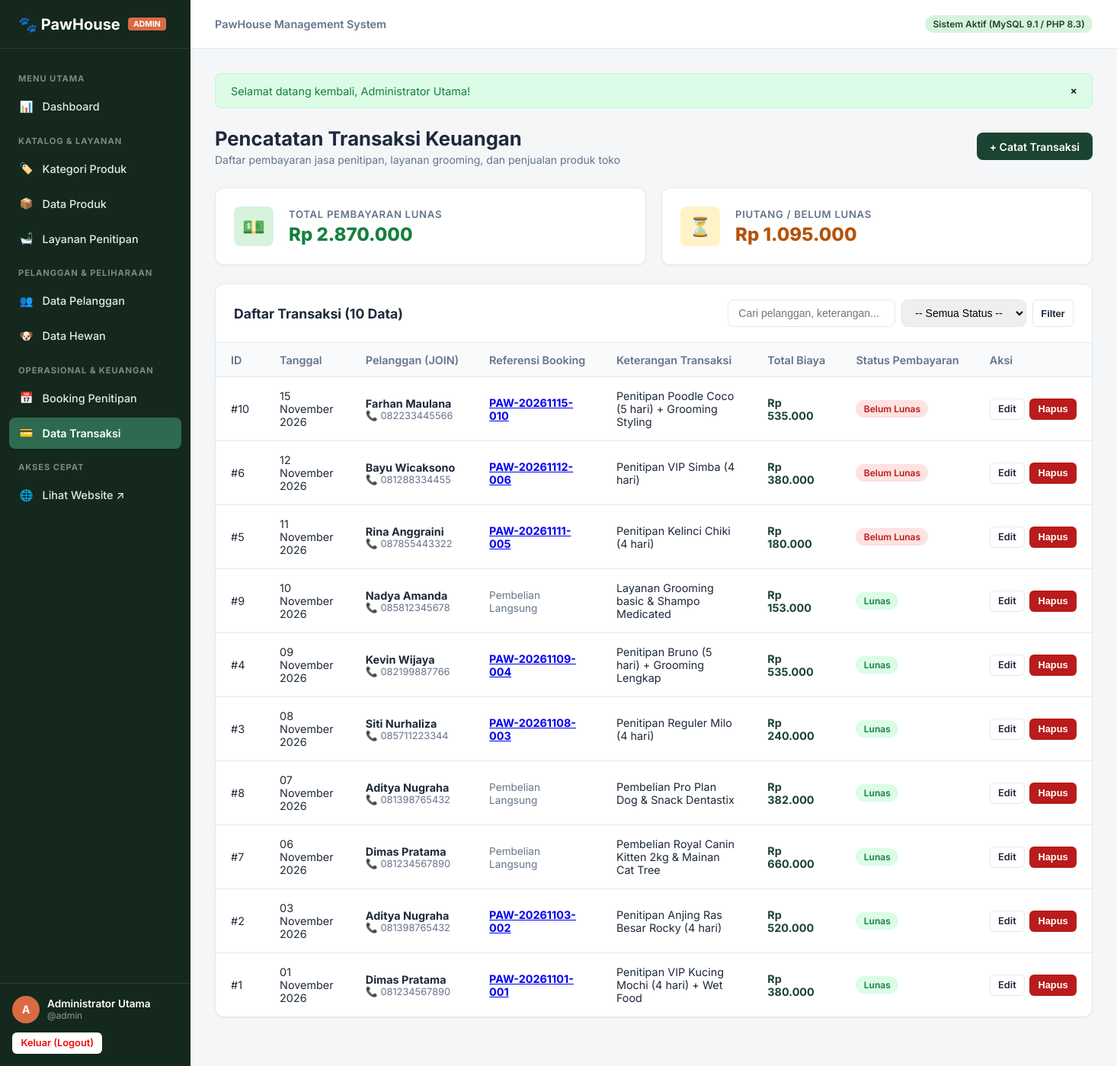
The page /admin/transactions/index.php (signed in) on the database its author committed.
### tables this page shows
CREATE TABLE `transactions` (
  `id` INT AUTO_INCREMENT PRIMARY KEY,
  `customer_id` INT NOT NULL,
  `booking_id` INT NULL,
  `transaction_date` DATE NOT NULL,
  `description` VARCHAR(255) NOT NULL,
  `total` DECIMAL(12,2) NOT NULL,
  `payment_status` ENUM('Lunas', 'Belum Lunas') NOT NULL DEFAULT 'Belum Lunas',
  `created_at` TIMESTAMP DEFAULT CURRENT_TIMESTAMP,
  CONSTRAINT `fk_transactions_customer` FOREIGN KEY (`customer_id`) 
    REFERENCES `customers` (`id`) ON UPDATE CASCADE ON DELETE RESTRICT,
  CONSTRAINT `fk_transactions_booking` FOREIGN KEY (`booking_id`) 
    REFERENCES `bookings` (`id`) ON UPDATE CASCADE ON DELETE SET NULL
);

CREATE TABLE `customers` (
  `id` INT AUTO_INCREMENT PRIMARY KEY,
  `name` VARCHAR(100) NOT NULL,
  `phone` VARCHAR(20) NOT NULL,
  `email` VARCHAR(100) NULL,
  `address` TEXT NULL,
  `created_at` TIMESTAMP DEFAULT CURRENT_TIMESTAMP
);

CREATE TABLE `bookings` (
  `id` INT AUTO_INCREMENT PRIMARY KEY,
  `booking_code` VARCHAR(30) NOT NULL UNIQUE,
  `customer_id` INT NOT NULL,
  `pet_id` INT NOT NULL,
  `service_id` INT NOT NULL,
  `start_date` DATE NOT NULL,
  `end_date` DATE NOT NULL,
  `notes` TEXT NULL,
  `status` ENUM('Menunggu', 'Dikonfirmasi', 'Sedang Dititipkan', 'Selesai', 'Dibatalkan') NOT NULL DEFAULT 'Menunggu',
  `created_at` TIMESTAMP DEFAULT CURRENT_TIMESTAMP,
  CONSTRAINT `fk_bookings_customer` FOREIGN KEY (`customer_id`) 
    REFERENCES `customers` (`id`) ON UPDATE CASCADE ON DELETE RESTRICT,
  CONSTRAINT `fk_bookings_pet` FOREIGN KEY (`pet_id`) 
    REFERENCES `pets` (`id`) ON UPDATE CASCADE ON DELETE RESTRICT,
  CONSTRAINT `fk_bookings_service` FOREIGN KEY (`service_id`) 
    REFERENCES `services` (`id`) ON UPDATE CASCADE ON DELETE RESTRICT
);

### config/database.php (called while the page is built, shortened)
<?php
function base_url(string $path = ''): string {
    return BASE_URL . ($path ? '/' . ltrim($path, '/') : '');
}

### admin/transactions/index.php (the view, shortened to what this page needs)
<?php
require_once __DIR__ . '/../../config/database.php';
require_once __DIR__ . '/../../includes/functions.php';
$pdo = db();
$search = trim($_GET['q'] ?? '');
$sql = "
    SELECT
        t.*,
        cust.name AS customer_name,
        cust.phone AS customer_phone,
        b.booking_code
    FROM transactions t
    JOIN customers cust ON t.customer_id = cust.id
    LEFT JOIN bookings b ON t.booking_id = b.id
    WHERE 1=1
";
$params = [];
$sql .= " ORDER BY t.transaction_date DESC, t.id DESC";
$stmt = $pdo->prepare($sql);
$stmt->execute($params);
$transactions = $stmt->fetchAll();
$totalPaid = (float)$pdo->query("SELECT COALESCE(SUM(total), 0) FROM transactions WHERE payment_status = 'Lunas'")->fetchColumn();
$totalPending = (float)$pdo->query("SELECT COALESCE(SUM(total), 0) FROM transactions WHERE payment_status = 'Belum Lunas'")->fetchColumn();
require_once __DIR__ . '/../../includes/admin-header.php';
?>
<div class="page-header">
    <div>
        <h1 class="page-title">Pencatatan Transaksi Keuangan</h1>
        <p class="page-subtitle">Daftar pembayaran jasa penitipan, layanan grooming, dan penjualan produk toko</p>
    </div>
    <div>
        <a href="<?= base_url('admin/transactions/create.php') ?>" class="btn btn-primary">+ Catat Transaksi</a>
    </div>
</div>
<div class="stats-grid" style="grid-template-columns: repeat(auto-fit, minmax(280px, 1fr)); margin-bottom: 1.5rem;">
    <div class="stat-card">
        <div class="stat-icon green">💵</div>
        <div>
            <div class="stat-label">Total Pembayaran Lunas</div>
            <div class="stat-val" style="color: var(--color-success); font-size: 1.5rem;"><?= format_rupiah($totalPaid) ?></div>
        </div>
    </div>
    <div class="stat-card">
        <div class="stat-icon amber">⏳</div>
        <div>
            <div class="stat-label">Piutang / Belum Lunas</div>
            <div class="stat-val" style="color: var(--color-warning); font-size: 1.5rem;"><?= format_rupiah($totalPending) ?></div>
        </div>
    </div>
</div>
<div class="data-card">
    <div class="data-card-header">
        <h2 class="data-card-title">Daftar Transaksi (<?= count($transactions) ?> Data)</h2>
        <div class="card-toolbar">
            <form action="<?= base_url('admin/transactions/index.php') ?>" method="GET" style="display:flex; gap:0.5rem; flex-wrap:wrap;">
                <input type="text" name="q" class="search-input" placeholder="Cari pelanggan, keterangan..." value="<?= e($search) ?>">
                <select name="status" class="search-input" style="min-width: 150px;">
                    <option value="">-- Semua Status --</option>
                </select>
                <button type="submit" class="btn btn-outline btn-sm">Filter</button>
            </form>
        </div>
    </div>
    <div class="table-responsive">
        <table class="admin-table">
            <thead>
                <tr>
                    <th style="width: 50px;">ID</th>
                    <th>Tanggal</th>
                    <th>Pelanggan (JOIN)</th>
                    <th>Referensi Booking</th>
                    <th>Keterangan Transaksi</th>
                    <th>Total Biaya</th>
                    <th>Status Pembayaran</th>
                    <th style="width: 140px;">Aksi</th>
                </tr>
            </thead>
            <tbody>
                <?php if (empty($transactions)): ?>
                    <tr>
                        <td colspan="8" class="empty-state">Tidak ada transaksi ditemukan.</td>
                    </tr>
                <?php else: ?>
                    <?php foreach ($transactions as $tx): ?>
                        <tr>
                            <td>#<?= e($tx['id']) ?></td>
                            <td><?= format_date($tx['transaction_date']) ?></td>
                            <td>
                                <div><strong><?= e($tx['customer_name']) ?></strong></div>
                                <div style="font-size: 0.8rem; color: var(--admin-text-muted);">📞 <?= e($tx['customer_phone']) ?></div>
                            </td>
                            <td>
                                <?php if (!empty($tx['booking_code'])): ?>
                                    <a href="<?= base_url('admin/bookings/detail.php?id=' . $tx['booking_id']) ?>" style="font-weight: 700;">
                                        <?= e($tx['booking_code']) ?>
                                    </a>
                                <?php else: ?>
                                    <span style="color: var(--admin-text-muted); font-size: 0.85rem;">Pembelian Langsung</span>
                                <?php endif; ?>
                            </td>
                            <td><?= e($tx['description']) ?></td>
                            <td><strong style="color: var(--color-primary);"><?= format_rupiah($tx['total']) ?></strong></td>
                            <td><?= get_payment_badge($tx['payment_status']) ?></td>
                            <td>
                                <div class="actions-cell">
                                    <a href="<?= base_url('admin/transactions/edit.php?id=' . $tx['id']) ?>" class="btn btn-outline btn-sm">Edit</a>
                                    <form action="<?= base_url('admin/transactions/delete.php') ?>" method="POST" class="form-delete" data-name="transaksi #<?= e($tx['id']) ?>" style="display:inline;">
                                        <button type="submit" class="btn btn-danger btn-sm">Hapus</button>
                                    </form>
                                </div>
                            </td>
                        </tr>
                    <?php endforeach; ?>
                <?php endif; ?>
            </tbody>
        </table>
    </div>
</div>
<?php require_once __DIR__ . '/../../includes/admin-footer.php'; ?>

### includes/functions.php (shortened to what this page needs)
<?php
function e(?string $value): string {
    return htmlspecialchars((string)$value, ENT_QUOTES, 'UTF-8');
}
function format_rupiah($amount): string {
    return 'Rp ' . number_format((float)$amount, 0, ',', '.');
}
function format_date(?string $date, bool $withTime = false): string {
    $timestamp = strtotime($date);
    $months = [
        1 => 'Januari', 2 => 'Februari', 3 => 'Maret', 4 => 'April',
        5 => 'Mei', 6 => 'Juni', 7 => 'Juli', 8 => 'Agustus',
        9 => 'September', 10 => 'Oktober', 11 => 'November', 12 => 'Desember'
    ];
    $day = date('d', $timestamp);
    $month = $months[(int)date('m', $timestamp)];
    $year = date('Y', $timestamp);
    $formatted = "$day $month $year";
    return $formatted;
}
function get_payment_badge(string $status): string {
    $class = ($status === 'Lunas') ? 'badge-success' : 'badge-danger';
    return '<span class="badge ' . $class . '">' . e($status) . '</span>';
}

### assets/css/admin.css (style rules this page uses)
:root { --admin-sidebar-bg: #14281D; --admin-sidebar-hover: #1E3F2E; --admin-sidebar-active: #2D6A4F; --admin-sidebar-text: #D8F3DC; --color-primary: #1B4332; --color-primary-light: #2D6A4F; --color-accent: #D96B43; --color-accent-hover: #BF5730; --admin-bg: #F4F6F8; --admin-surface: #FFFFFF; --admin-border: #E2E8F0; --admin-text: #1E293B; --admin-text-muted: #64748B; --color-success: #15803D; --color-success-bg: #DCFCE7; --color-warning: #B45309; --color-warning-bg: #FEF3C7; --color-danger: #B91C1C; --color-danger-bg: #FEE2E2; --color-info: #0369A1; --color-info-bg: #E0F2FE; --sidebar-width: 250px; --header-height: 64px; --radius-sm: 6px; --radius-md: 8px; --radius-lg: 12px; --shadow-sm: 0 1px 2px 0 rgba(0, 0, 0, 0.05); --shadow-md: 0 4px 6px -1px rgba(0, 0, 0, 0.1), 0 2px 4px -1px rgba(0, 0, 0, 0.06); }
*, *::before, *::after { box-sizing: border-box; margin: 0; padding: 0; }
body { font-family: 'Inter', -apple-system, BlinkMacSystemFont, 'Segoe UI', Roboto, sans-serif; color: var(--admin-text); background: var(--admin-bg); min-height: 100vh; display: flex; }
.page-header { display: flex; justify-content: space-between; align-items: center; margin-bottom: 1.75rem; flex-wrap: wrap; gap: 1rem; }
.page-title { font-size: 1.6rem; font-weight: 700; color: var(--admin-text); }
.page-subtitle { font-size: 0.875rem; color: var(--admin-text-muted); margin-top: 0.25rem; }
.stats-grid { display: grid; grid-template-columns: repeat(auto-fit, minmax(230px, 1fr)); gap: 1.25rem; margin-bottom: 2rem; }
.stat-card { background: var(--admin-surface); border: 1px solid var(--admin-border); border-radius: var(--radius-lg); padding: 1.5rem; display: flex; align-items: center; gap: 1.25rem; box-shadow: var(--shadow-sm); }
.stat-icon { width: 52px; height: 52px; border-radius: var(--radius-md); display: flex; align-items: center; justify-content: center; font-size: 1.5rem; flex-shrink: 0; }
.stat-icon.green { background: #D8F3DC; color: #1B4332; }
.stat-icon.amber { background: #FEF3C7; color: #B45309; }
.stat-label { font-size: 0.825rem; font-weight: 600; color: var(--admin-text-muted); text-transform: uppercase; letter-spacing: 0.05em; margin-bottom: 0.25rem; }
.stat-val { font-size: 1.75rem; font-weight: 800; color: var(--admin-text); }
.data-card { background: var(--admin-surface); border: 1px solid var(--admin-border); border-radius: var(--radius-lg); box-shadow: var(--shadow-sm); margin-bottom: 2rem; overflow: hidden; }
.data-card-header { padding: 1.25rem 1.5rem; border-bottom: 1px solid var(--admin-border); display: flex; justify-content: space-between; align-items: center; flex-wrap: wrap; gap: 1rem; }
.data-card-title { font-size: 1.1rem; font-weight: 700; color: var(--admin-text); }
.card-toolbar { display: flex; gap: 0.75rem; align-items: center; flex-wrap: wrap; }
.search-input { padding: 0.5rem 0.85rem; font-size: 0.875rem; border: 1px solid var(--admin-border); border-radius: var(--radius-md); min-width: 220px; }
.table-responsive { width: 100%; overflow-x: auto; }
.admin-table { width: 100%; border-collapse: collapse; text-align: left; font-size: 0.9rem; }
.admin-table th { background: #F8FAFC; padding: 0.85rem 1.25rem; font-weight: 600; color: var(--admin-text-muted); border-bottom: 1px solid var(--admin-border); white-space: nowrap; }
.admin-table td { padding: 1rem 1.25rem; border-bottom: 1px solid var(--admin-border); color: var(--admin-text); vertical-align: middle; }
.admin-table tbody tr:last-child td { border-bottom: none; }
.actions-cell { display: flex; align-items: center; gap: 6px; white-space: nowrap; }
.btn { display: inline-flex; align-items: center; justify-content: center; gap: 6px; padding: 0.55rem 1rem; font-size: 0.875rem; font-weight: 600; border-radius: var(--radius-md); border: 1px solid transparent; cursor: pointer; text-decoration: none; transition: all 0.15s ease; }
.btn-primary { background: var(--color-primary); color: #FFFFFF; }
.btn-outline { background: #FFFFFF; border-color: var(--admin-border); color: var(--admin-text); }
.btn-danger { background: var(--color-danger); color: #FFFFFF; }
.btn-sm { padding: 0.35rem 0.65rem; font-size: 0.8rem; border-radius: var(--radius-sm); }
.badge { display: inline-block; padding: 0.25rem 0.65rem; font-size: 0.75rem; font-weight: 600; border-radius: 9999px; white-space: nowrap; }
.badge-success { background: var(--color-success-bg); color: var(--color-success); }
.badge-danger { background: var(--color-danger-bg); color: var(--color-danger); }

### rows shown on the page
transactions: id "10", transaction_date "15 November 2026", customer.name "Farhan Maulana", customer.phone "082233445566", booking.booking_code "PAW-20261115-010", description "Penitipan Poodle Coco (5 hari) + Grooming Styling", total "Rp 535.000", payment_status "Belum Lunas"
transactions: id "6", transaction_date "12 November 2026", customer.name "Bayu Wicaksono", customer.phone "081288334455", booking.booking_code "PAW-20261112-006", description "Penitipan VIP Simba (4 hari)", total "Rp 380.000", payment_status "Belum Lunas"
transactions: id "5", transaction_date "11 November 2026", customer.name "Rina Anggraini", customer.phone "087855443322", booking.booking_code "PAW-20261111-005", description "Penitipan Kelinci Chiki (4 hari)", total "Rp 180.000", payment_status "Belum Lunas"
transactions: id "9", transaction_date "10 November 2026", customer.name "Nadya Amanda", customer.phone "085812345678", shows "Pembelian Langsung", description "Layanan Grooming basic & Shampo Medicated", total "Rp 153.000", payment_status "Lunas"
transactions: id "4", transaction_date "09 November 2026", customer.name "Kevin Wijaya", customer.phone "082199887766", booking.booking_code "PAW-20261109-004", description "Penitipan Bruno (5 hari) + Grooming Lengkap", total "Rp 535.000", payment_status "Lunas"
transactions: id "3", transaction_date "08 November 2026", customer.name "Siti Nurhaliza", customer.phone "085711223344", booking.booking_code "PAW-20261108-003", description "Penitipan Reguler Milo (4 hari)", total "Rp 240.000", payment_status "Lunas"
transactions: id "8", transaction_date "07 November 2026", customer.name "Aditya Nugraha", customer.phone "081398765432", shows "Pembelian Langsung", description "Pembelian Pro Plan Dog & Snack Dentastix", total "Rp 382.000", payment_status "Lunas"
transactions: id "7", transaction_date "06 November 2026", customer.name "Dimas Pratama", customer.phone "081234567890", shows "Pembelian Langsung", description "Pembelian Royal Canin Kitten 2kg & Mainan Cat Tree", total "Rp 660.000", payment_status "Lunas"
transactions: id "2", transaction_date "03 November 2026", customer.name "Aditya Nugraha", customer.phone "081398765432", booking.booking_code "PAW-20261103-002", description "Penitipan Anjing Ras Besar Rocky (4 hari)", total "Rp 520.000", payment_status "Lunas"
transactions: id "1", transaction_date "01 November 2026", customer.name "Dimas Pratama", customer.phone "081234567890", booking.booking_code "PAW-20261101-001", description "Penitipan VIP Kucing Mochi (4 hari) + Wet Food", total "Rp 380.000", payment_status "Lunas"

### other values the page prints
$currentAdmin['role'] "ADMIN"
substr($currentAdmin['name'] ?? 'A', 0, 1) "A"
$currentAdmin['name'] "Administrator Utama"
$currentAdmin['username'] "admin"
$flash['message'] "Selamat datang kembali, Administrator Utama!"
format_rupiah($totalPaid) "Rp 2.870.000"
format_rupiah($totalPending) "Rp 1.095.000"
count($transactions) "10"
